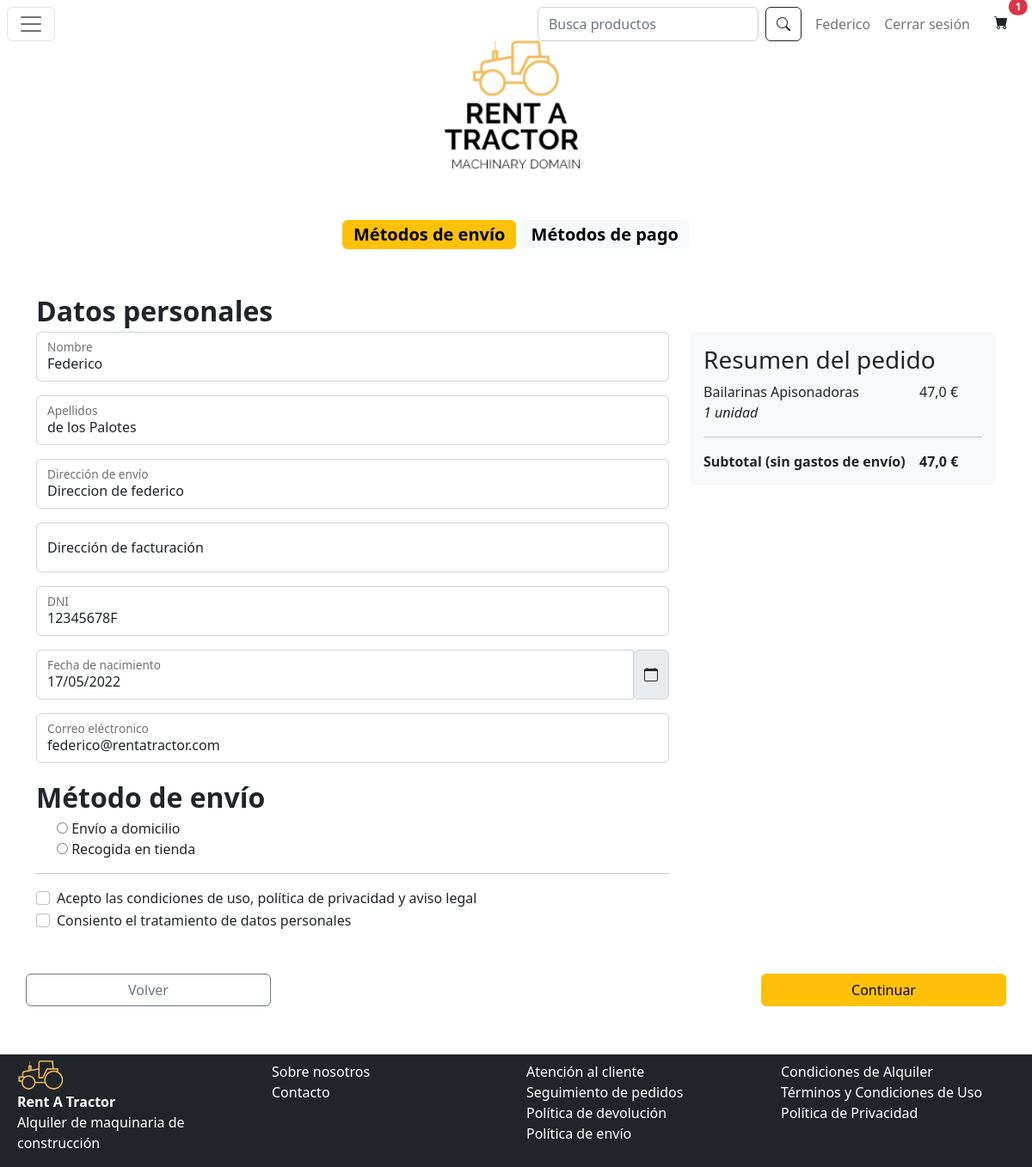
/domicilioPago/ (signed in), run on an earlier commit of the app's database.
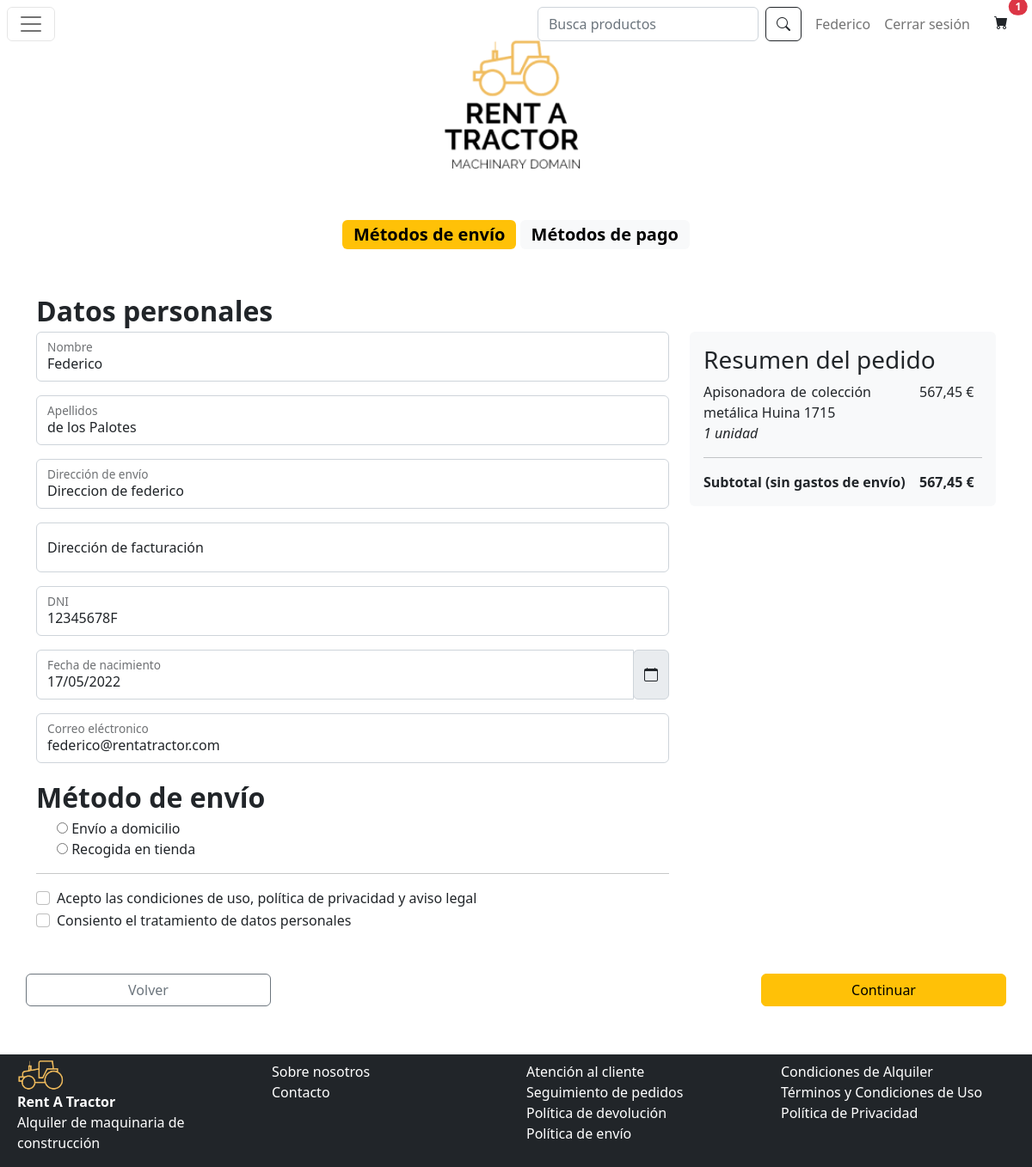
And on a later commit of the database.
### app/models.py (models this page shows)
class Cliente(models.Model):
    id = models.IntegerField(primary_key=True, blank=True)
    nombre = models.CharField(max_length=64,null=True)
    apellidos = models.CharField(max_length=64,null=True)
    dni = models.CharField(max_length=32,null=True)
    fecha_nacimiento = models.DateField(null=True)
    correo = models.CharField(max_length=64,null=True)

class EnCesta(models.Model):
    maquina = models.ForeignKey("Maquina", on_delete=models.CASCADE)
    cliente = models.ForeignKey("Cliente", on_delete=models.CASCADE)
    cantidad = models.IntegerField()

class Maquina(models.Model):
    id = models.IntegerField(primary_key=True)
    nombre = models.CharField(max_length=64)
    descripcion = models.CharField(max_length=256)
    precio = models.FloatField()
    stock = models.IntegerField()
    marca = models.CharField(max_length=64)
    fabricante = models.CharField(max_length=64)
    dimensiones = models.CharField(max_length=256)
    imagen = models.CharField(max_length=256)
    tipo_maquina = models.CharField(choices=TipoMaquina.choices(), default=TipoMaquina.varios, max_length=256)
    descuento = models.FloatField(default=0.0)
    sugerido = models.BooleanField(default=False)
    sugerencias = models.ManyToManyField('Maquina', null=True)

### app/views.py (the view, shortened to what this page needs)
# urls.py: path('domicilioPago/', views.domicilioPago),
def domicilioPago(request):
    precioTotal = 0
    cesta = []
    noCliente = False
    try:
        clienteRegistrado = ClienteRegistrado.objects.get(user=request.user.id)
        cliente = clienteRegistrado.cliente
        cesta = EnCesta.objects.filter(cliente__id=cliente.id)
        step1_form = Step1Form(
            initial={'name': cliente.nombre, 'surname': cliente.apellidos, 'dni': cliente.dni,
                     'email': cliente.correo,
                     'fecha_nacimiento': cliente.fecha_nacimiento, 'address': clienteRegistrado.direccion})
    except ObjectDoesNotExist:
        device = request.COOKIES['device']
        cliente = Cliente.objects.get(nombre=device)
        noCliente = True
        cesta = verCestaModal(request)
        step1_form = Step1Form()
    formulario = SearchForm(initial={'search': None})
    for producto in cesta:
        precioTotal += producto.maquina.precio - producto.maquina.descuento * producto.cantidad
    return render(request, 'domicilioPago.html',
                  {'precioTotal': precioTotal, 'cesta': cesta, 'formulario': formulario,
                   'STATIC_URL': settings.STATIC_URL, 'cliente': cliente,
                   'step1_form': step1_form, 'noCliente': noCliente})

### app/forms.py
class SearchForm(forms.Form):
    search = forms.CharField(
        widget=forms.TextInput(attrs={"class": "form-control me-2", "placeholder": "Busca productos"}), label=False,
        required=False)

### app/templatetags/custom_template_tags.py (called while the page is built)
@register.filter(name='multiply')
def multipy(value, arg):
    return value * arg

### app/templates/domicilioPago.html (shortened to what this page needs)
{% extends 'master.html' %} {% block contenido %}
{% load custom_template_tags %}
<div class="text-center">
  <span class="badge text-bg-warning fs-5"> <a class = "text-decoration-none text-black">Métodos de envío</a></span>
  <span class="badge text-bg-light fs-5"><a class = "text-decoration-none text-black">Métodos de pago</a></span>
</div>
<form action="/domicilioPago/" method="post">
<div class="row mt-5">
  <strong style="font-size: xx-large">Datos personales</strong>
  <div class="col-md-8">
      {% for field in step1_form %}
        {% if field.name == 'tienda' %}
        <strong style="font-size: xx-large">{{ field.label }}</strong>
          <div class="form-check">
            {{ field }}
          </div>
        {% elif field.name == 'fecha_nacimiento' %}
        <div class="input-group date" id="datetimepicker1" data-target-input="nearest">
          <div class="form-floating mb-3">
              {{ field }}
              <label for="{{ field.id_for_label }}">{{ field.label }}</label>
          </div>
          <div class="input-group-append mb-3" data-target="#datetimepicker1" data-toggle="datetimepicker">
              <div class="input-group-text h-100"><i class="bi bi-calendar"></i></div>
          </div>
      </div>
        {% else %}
        <div class="form-floating mb-3">
          {{ field }}
          <label for="{{ field.id_for_label }}">{{ field.label }}</label>
        </div>
        {% endif %}
      {% endfor %}
      <hr>
      <div class="form-check">
        <input
          class="form-check-input"
          type="checkbox"
          value=""
          id="flexCheckDefault"
          required
        />
        <label class="form-check-label" for="flexCheckDefault">
          Acepto las condiciones de uso, política de privacidad y aviso legal
        </label>
      </div>
      <div class="form-check">
        <input
          class="form-check-input"
          type="checkbox"
          value=""
          id="flexCheckChecked"
          required
        />
        <label class="form-check-label" for="flexCheckChecked">
          Consiento el tratamiento de datos personales
        </label>
      </div>
  </div>
  <div class="col-md-4">
    <div class="card border-0 bg-light">
      <div class="card-body">
        <h3 class="card-title">Resumen del pedido</h3>
        {% for producto in cesta %}
          <p class="card-text d-flex justify-content-between mb-0"><span class="pe-5 w-75">{{producto.maquina.nombre}}</span><span class="w-25 position-absolute end-0">
                {% if producto.maquina.descuento != 0 %}
                  {{producto.maquina.precio|subtract:producto.maquina.descuento|multiply:producto.cantidad}}
                {% else %}
                  {{producto.maquina.precio|multiply:producto.cantidad}}
                {% endif %} €
          </span></p>
          <p class="card-text fst-italic">
                {{producto.cantidad}}
                {% if producto.cantidad == 1%}
                  unidad
                {% else %}
                  unidades
                {% endif %}</p>
          {% endfor %}
          <hr/>
          <strong class="card-text d-flex justify-content-between"><span>Subtotal (sin gastos de envío)</span><span class="w-25 position-absolute end-0">{{precioTotal}} €</span></strong>
      </div>
    </div>
  </div>
</div>
<div class="row mt-5 d-flex justify-content-between">
  <button class="btn btn-outline-secondary w-25" onclick="location.href='/cesta'">Volver</button>
  <input class="btn btn-warning w-25" type="submit" value="Continuar">
</div>
</form>
{% endblock %}

### app/templates/master.html (shortened to what the changed rows need)
{% extends 'modalCesta.html' %} {% block master %}
{% load static %}
<!DOCTYPE html>
<html lang="en" style="height: 100vh;">
  <head>
    <link
      href="https://cdn.jsdelivr.net/npm/bootstrap@5.2.2/dist/css/bootstrap.min.css"
      rel="stylesheet"
    />
    <link rel="stylesheet" href="https://cdn.jsdelivr.net/npm/bootstrap-icons@1.10.2/font/bootstrap-icons.css">
    <link href='bootstrap-datepicker/dist/css/bootstrap-datepicker.min.css' rel='stylesheet' type='text/css'>
    <link rel="stylesheet" href="https://cdnjs.cloudflare.com/ajax/libs/tempusdominus-bootstrap-4/5.1.2/css/tempusdominus-bootstrap-4.min.css" />
  </head>
  <body class="h-100">
    <nav class="navbar mt-2 mx-2 bg-white" style="height: 25vh;">
        <div class="w-100">
          <div class="position-absolute top-0 end-0 ">
            <ul class="flex-row navbar-nav mb-2 mb-lg-0 d-flex">
                {% if cliente and not noCliente%}
                <li class="nav-item mx-2">
                  <a class="nav-link" href="/miCuenta">{{ cliente.nombre }}</a>
                </li>
                <li class="nav-item mx-2">
                  <a class="nav-link" href="/logout"> Cerrar sesión</a>
                </li>
                {% else %}
                <li class="nav-item mx-2">
                  <a class="nav-link" href="/login">Iniciar sesión</a>
                </li>
                {% endif %}
              </ul>
          </div>
        </div>
      </nav>
    <div class="container py-5" style="text-align: justify;
    text-justify: inter-word;
    min-height: 60%;">{% block contenido %} {% endblock %}</div>
  </body>
</html>
{% endblock %}

What changed in the data, as far as the page shows it:
removed EnCesta: maquina.nombre "Bailarinas Apisonadoras", maquina.precio|multiply "47,0", cantidad "1", shows "unidad"
added EnCesta: maquina.nombre "Apisonadora de colección metálica Huina 1715", maquina.precio|multiply "567,45", cantidad "1", shows "unidad"
Also different on the page:
{{ precioTotal }}: "47,0" → "567,45"
